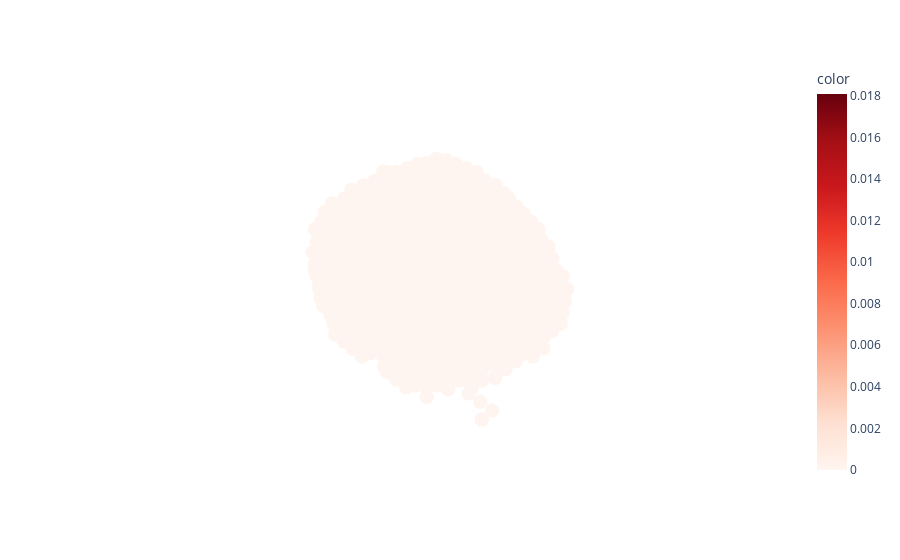

Here is the notebook cell this chart was saved with:
### Code cell
# Reverse probability map
import plotly
vertex_index = 1700

probability_map = pi[vertex_index, :] / np.sqrt(np.linalg.norm(pi[vertex_index, :]))

fig = px.scatter_3d(x=mat[:,0], y=mat[:,1], z=mat[:,2], color=np.asarray(probability_map), 
                    color_continuous_scale=plotly.colors.sequential.Reds)
fig.update_traces(marker_size = 5)
fig.update_scenes(xaxis_visible=False, yaxis_visible=False,zaxis_visible=False )
fig.show()

### Figure 1 — Plotly figure (JSON) as saved in the notebook; plotly's stock layout.template omitted (floating-point values rounded to 4 significant figures; data arrays with more than 128 entries replaced by an {"elided": "..."} marker saying what was removed)
{"data": [{"hovertemplate": "x=%{x}<br>y=%{y}<br>z=%{z}<br>color=%{marker.color}<extra></extra>", "legendgroup": "", "marker": {"color": {"elided": "2258 float values"}, "coloraxis": "coloraxis", "size": 5, "symbol": "circle"}, "mode": "markers", "name": "", "scene": "scene", "showlegend": false, "type": "scatter3d", "x": {"elided": "2258 int values"}, "y": {"elided": "2258 int values"}, "z": {"elided": "2258 int values"}}], "layout": {"coloraxis": {"colorbar": {"title": {"text": "color"}}, "colorscale": [[0, "rgb(255,245,240)"], [0.125, "rgb(254,224,210)"], [0.25, "rgb(252,187,161)"], [0.375, "rgb(252,146,114)"], [0.5, "rgb(251,106,74)"], [0.625, "rgb(239,59,44)"], [0.75, "rgb(203,24,29)"], [0.875, "rgb(165,15,21)"], [1, "rgb(103,0,13)"]]}, "legend": {"tracegroupgap": 0}, "margin": {"t": 60}, "scene": {"domain": {"x": [0, 1], "y": [0, 1]}, "xaxis": {"title": {"text": "x"}, "visible": false}, "yaxis": {"title": {"text": "y"}, "visible": false}, "zaxis": {"title": {"text": "z"}, "visible": false}}}}
